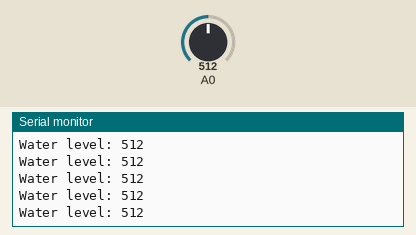
This sketch was run on a simulated Arduino Uno, built with avr-gcc and run on an emulated ATmega328P. On the bench: the last lines printed to the serial monitor. The test bench sets the inputs (shaded band); at power-on: A0 = 512.

Above: at 4.2 s.
4.3 s: A0 set to 111
At 5.0 s:
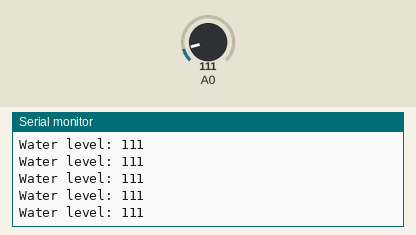
7.3 s: A0 set to 88
At 8.4 s:
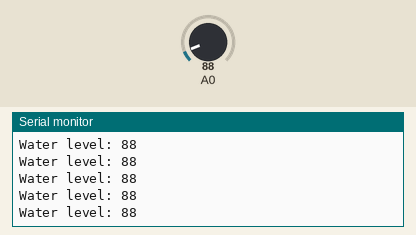
14.8 s: A0 set to 8
At 15.9 s:
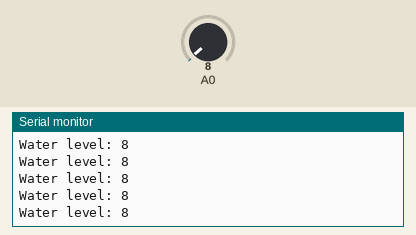
16.3 s: A0 set to 11
At 17.2 s:
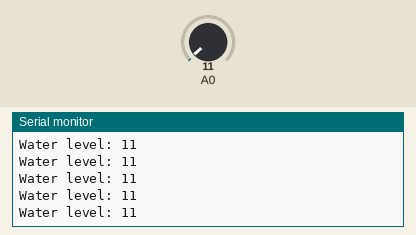
Timing chart, 0 to 18.8 s (numbered marks = the images above; inputs shaded):
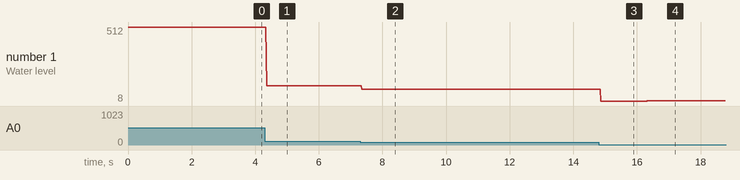

The sketch:

waterSensor.ino
```cpp
#define RDA 0x80
#define TBE 0x20

//UART pointers
volatile unsigned char *myUCSR0A = (unsigned char *)0x00C0;
volatile unsigned char *myUCSR0B = (unsigned char *)0x00C1;
volatile unsigned char *myUCSR0C = (unsigned char *)0x00C2;
volatile unsigned int  *myUBRR0  = (unsigned int *) 0x00C4;
volatile unsigned char *myUDR0   = (unsigned char *)0x00C6;
//port f pointers (pf0 = A0)
volatile unsigned char* port_f = (unsigned char*) 0x31;
volatile unsigned char* ddr_f  = (unsigned char*) 0x30;
volatile unsigned char* pin_f  = (unsigned char*) 0x2F;
//ADC pointers
volatile unsigned char* my_ADMUX = (unsigned char*) 0x7C;
volatile unsigned char* my_ADCSRB = (unsigned char*) 0x7B;
volatile unsigned char* my_ADCSRA = (unsigned char*) 0x7A;
volatile unsigned int* my_ADC_DATA = (unsigned int*) 0x78;
// timer pointers
volatile unsigned char *myTCCR1A = (unsigned char *) 0x80;
volatile unsigned char *myTCCR1B = (unsigned char *) 0x81;
volatile unsigned char *myTCCR1C = (unsigned char *) 0x82;
volatile unsigned char *myTIMSK1 = (unsigned char *) 0x6F;
volatile unsigned int  *myTCNT1  = (unsigned  int *) 0x84;
volatile unsigned char *myTIFR1 =  (unsigned char *) 0x36;

// Value for storing water level
int waterLevel = 0;
int i = 0;

void setup() {
	//setup water level sensor
  *ddr_f |= 0x01; //output
  Serial.begin(9600);
  adc_init();
}

void loop() {
  int level2 = readWaterLevelADC();

  if(i%2 == 1){
	  Serial.print("Water level: "); // sensor is only correct every other reading
	  Serial.println(level2);
  }
  i++;

	myDelay(1000);
}


int readWaterLevelADC(){
  int data;
  //turn on
  *pin_f |= 0x01;

  //read data
  myDelay(10);						            	// wait 10 milliseconds
	waterLevel = adc_read(0);		  // Read the analog value form sensor

  //turn off
  *pin_f &= 0xFE;

  return waterLevel;
}

//UART functions
void U0init(int U0baud)
{
 unsigned long FCPU = 16000000;
 unsigned int tbaud;
 tbaud = (FCPU / 16 / U0baud - 1);
 // Same as (FCPU / (16 * U0baud)) - 1;
 *myUCSR0A = 0x20;
 *myUCSR0B = 0x18;
 *myUCSR0C = 0x06;
 *myUBRR0  = tbaud;
}
unsigned char U0kbhit()
{
  return *myUCSR0A & RDA;
}
unsigned char U0getchar()
{
  return *myUDR0;
}
void U0putchar(unsigned char U0pdata)
{
  while((*myUCSR0A & TBE)==0);
  *myUDR0 = U0pdata;
}
// ADC functions
void adc_init()
{
  // setup the A register
  *my_ADCSRA |= 0b10000000; // set bit   7 to 1 to enable the ADC
  *my_ADCSRA &= 0b11011111; // clear bit 6 to 0 to disable the ADC trigger mode
  *my_ADCSRA &= 0b11110111; // clear bit 5 to 0 to disable the ADC interrupt
  *my_ADCSRA &= 0b11111000; // clear bit 0-2 to 0 to set prescaler selection to slow reading
  // setup the B register
  *my_ADCSRB &= 0b11110111; // clear bit 3 to 0 to reset the channel and gain bits
  *my_ADCSRB &= 0b11111000; // clear bit 2-0 to 0 to set free running mode
  // setup the MUX Register
  *my_ADMUX  &= 0b01111111; // clear bit 7 to 0 for AVCC analog reference
  *my_ADMUX  |= 0b01000000; // set bit   6 to 1 for AVCC analog reference
  *my_ADMUX  &= 0b11011111; // clear bit 5 to 0 for right adjust result
  *my_ADMUX  &= 0b11100000; // clear bit 4-0 to 0 to reset the channel and gain bits
}
unsigned int adc_read(unsigned char adc_channel_num)
{
  // clear the channel selection bits (MUX 4:0)
  *my_ADMUX  &= 0b11100000;
  // clear the channel selection bits (MUX 5)
  *my_ADCSRB &= 0b11110111;
  // set the channel number
  if(adc_channel_num > 7)
  {
    // set the channel selection bits, but remove the most significant bit (bit 3)
    adc_channel_num -= 8;
    // set MUX bit 5
    *my_ADCSRB |= 0b00001000;
  }
  // set the channel selection bits
  *my_ADMUX  += adc_channel_num;
  // set bit 6 of ADCSRA to 1 to start a conversion
  *my_ADCSRA |= 0x40;
  // wait for the conversion to complete
  while((*my_ADCSRA & 0x40) != 0);
  // return the result in the ADC data register
  return *my_ADC_DATA;
}

void myDelay(unsigned int milliseconds) {
  int freq = (1/milliseconds)*1000;
  // calc period
  double period = 1.0/double(freq);
  // 50% duty cycle
  double half_period = period/ 2.0f;
  // clock period def
  double clk_period = 0.0000000625;
  // calc ticks
  unsigned int ticks = half_period / clk_period;
  // stop the timer
  *myTCCR1B &= 0xF8;
  // set the counts
  *myTCNT1 = (unsigned int) (65536 - ticks);
  // start the timer
  * myTCCR1A = 0x0;
  * myTCCR1B |= 0b00000001;
  // wait for overflow
  while((*myTIFR1 & 0x01)==0); // 0b 0000 0000
  // stop the timer
  *myTCCR1B &= 0xF8;   // 0b 0000 0000
  // reset TOV
  *myTIFR1 |= 0x01;
}
```

Measured:
- after the input at 4.3 s, the serial monitor: prints a new line after 0.06 s (image 1)
- after the input at 7.3 s, the serial monitor: prints a new line after 0.05 s (image 2)
- after the input at 14.8 s, the serial monitor: prints a new line after 0.07 s (image 3)
- after the input at 16.3 s, the serial monitor: prints a new line at once (image 4)
- plotted number 1: 512 → 111 after the input at 4.3 s, 111 → 88 after the input at 7.3 s, 88 → 8 after the input at 14.8 s, 8 → 11 after the input at 16.3 s
